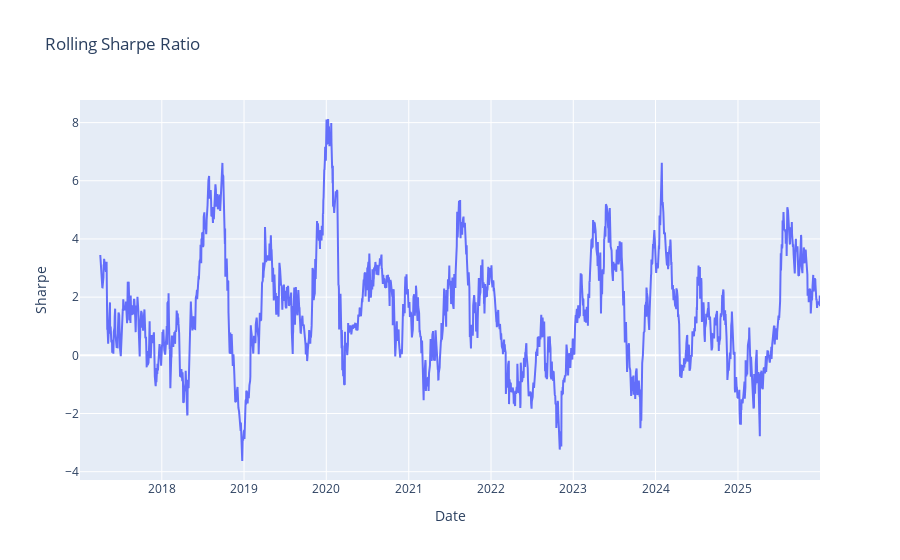

Notebook source saved alongside this figure:
### Markdown cell above
## Rolling Sharpe Ratio

Rolling Sharpe highlights:
- Performance stability
- Regime dependence
- Strategy decay

### Code cell
# Plot Rolling Sharpe Ratio
from Multi_Asset_Stat_Arb_Backtesting_Engine.main.visualization.performance_plots import plot_rolling_sharpe

fig_rs = plot_rolling_sharpe(portfolio_returns, window=63)
fig_rs.show()

### Figure 1 — Plotly figure (JSON) as saved in the notebook; plotly's stock layout.template omitted (floating-point values rounded to 4 significant figures; data arrays with more than 128 entries replaced by an {"elided": "..."} marker saying what was removed)
{"data": [{"name": "Rolling Sharpe", "type": "scatter", "x": {"elided": "2262 str values"}, "y": {"elided": "2262 float values"}}], "layout": {"title": {"text": "Rolling Sharpe Ratio"}, "xaxis": {"title": {"text": "Date"}}, "yaxis": {"title": {"text": "Sharpe"}}}}
